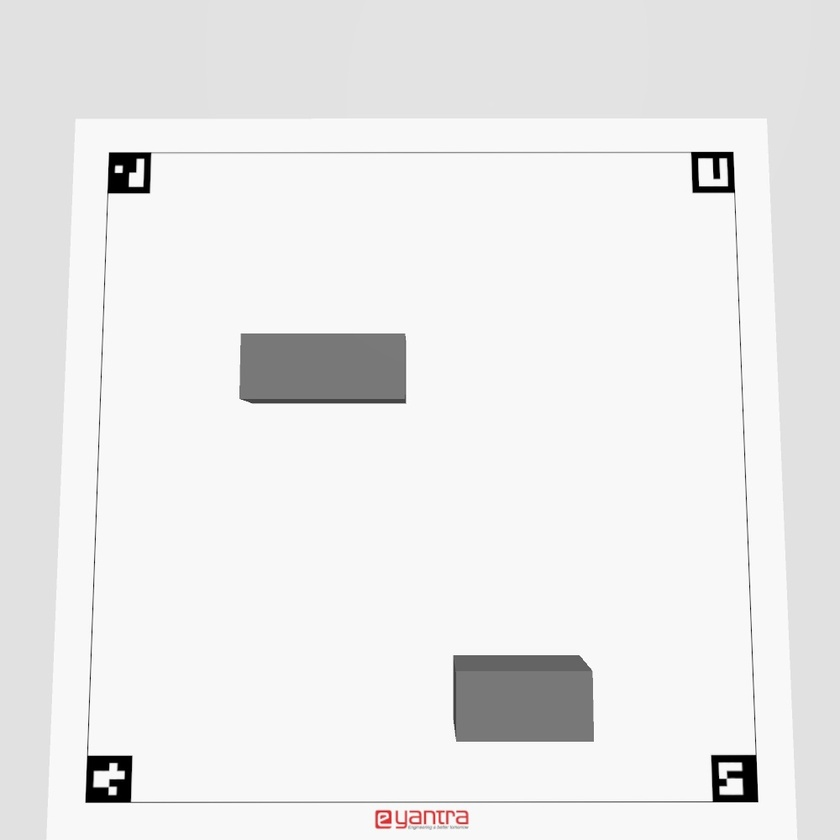
#> input picture task1c/1.jpg, 840 x 840 px, shrunk from 1000 x 1000 before the run
$ python map.py --image 1.jpg
#> lines starting #> are read from the running program, lines starting #| are printed output that depends on the picture; after the words box and inside, x2 and y2 are one past the last pixel; in counts of white or black regions, pixels touching at a corner belong together
import cv2
import numpy as np
import argparse
from cv2 import aruco

def detect_aruco_markers(image):
    # Load the Aruco dictionary and parameters
    aruco_dict = cv2.aruco.getPredefinedDictionary(cv2.aruco.DICT_4X4_250)
    parameters = cv2.aruco.DetectorParameters()

    # Detect Aruco markers
    corners, ids, rejected = cv2.aruco.detectMarkers(image, aruco_dict, parameters=parameters)

    # Check if at least one marker was detected
    if ids is not None:
        print("Detected Aruco markers with IDs:", ids.flatten())
        return corners, ids
    else:
        raise ValueError("No Aruco markers detected!")

def find_obstacles(transformed_image):
    # Convert the image to grayscale
    gray = cv2.cvtColor(transformed_image, cv2.COLOR_BGR2GRAY)

    # Apply a binary threshold to detect obstacles
    _, binary_image = cv2.threshold(gray, 100, 255, cv2.THRESH_BINARY)

    # Find contours which represent obstacles
    contours, _ = cv2.findContours(binary_image, cv2.RETR_EXTERNAL, cv2.CHAIN_APPROX_SIMPLE)

    # Create a mask for the obstacles
    mask = np.zeros_like(transformed_image)

    # Draw filled contours on the mask
    cv2.drawContours(mask, contours, -1, (255, 255, 255), thickness=cv2.FILLED)

    # Count the number of obstacles and calculate the total area
    num_obstacles = len(contours)
    total_area = sum(cv2.contourArea(contour) for contour in contours)

    return mask, num_obstacles, total_area

def save_results(detected_ids, num_obstacles, total_area):
    # Save the results to a .txt file
    with open("output.txt", "w") as f:
        f.write(f"Detected Aruco IDs: {detected_ids}\n")
        f.write(f"Number of Obstacles Detected: {num_obstacles}\n")
        f.write(f"Total Area Covered by Obstacles: {total_area}\n")

def main():
    # Argument parser to take the image path from the command line
    parser = argparse.ArgumentParser()
    parser.add_argument("--image", required=True, help="Path to the input image")
    args = parser.parse_args()

    # Load the image
    image = cv2.imread(args.image)
#> image is the input picture: shape (840, 840, 3); mean B, G, R 235.1, 235.1, 235.2
    if image is None:
        raise FileNotFoundError(f"Could not read image {args.image}")

    # Detect Aruco markers
    corners, ids = detect_aruco_markers(image)
#> in detect_aruco_markers, `corners, ids, rejected = cv2.aruco.detectMarkers(image, aruco_dict, pa..`: corners = ([[757, 800], [714, 801], [712, 757], [754, 756]], [[128, 801], [86, 800], [89, 756], [131, 757]], [[734, 190], [694, 191], [692, 153], [731, 152]], [[148, 191], [109, 192], [109, 154], [149, 153]]); ids = [90, 95, 85, 80]; rejected = ([[733, 152], [758, 801], [85, 802], [109, 152]], [[241, 333], [404, 333], [405, 403], [241, 399]], [[453, 655], [579, 655], [593, 741], [456, 741]], [[114, 164], [124, 165], [123, 173], [113, 173]], [[113, 179], [122, 178], [123, 186], [114, 187]])
#| Detected Aruco markers with IDs: [90 95 85 80]
#> ids = [90, 95, 85, 80]

    # Create a mask with only obstacles
    obstacle_mask, num_obstacles, total_area = find_obstacles(image)
#> in find_obstacles, `_, binary_image = cv2.threshold(gray, 100, 255, cv2.THRESH_BINARY)`:
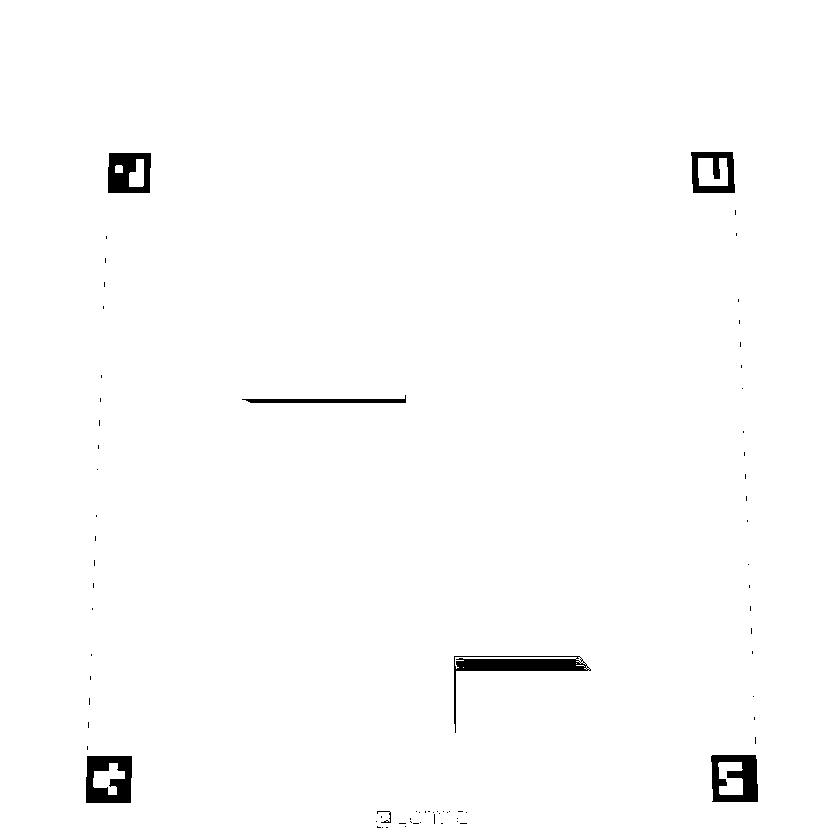
#> binary_image: shape (840, 840); 98.9% white; 74 black regions (67 under 20 px), largest, box (x1, y1, x2, y2) and area: (454, 656, 591, 733) 1789, (86, 756, 132, 803) 1571, (711, 755, 758, 802) 1502
#> in find_obstacles, `contours, _ = cv2.findContours(binary_image, cv2.RETR_EXTERNAL, cv2.CH..`: contours = [[[0, 0], [0, 839], [839, 839], [839, 0]]]
#> in find_obstacles, `cv2.drawContours(mask, contours, -1, (255, 255, 255), thickness=cv2.FI..`: mask: shape (840, 840, 3); every value is 255
#> in find_obstacles, `num_obstacles = len(contours)`: num_obstacles = 1
#> in find_obstacles, `total_area = sum(cv2.contourArea(contour) for contour in contours)`: total_area = 703921
#> num_obstacles = 1; total_area = 703921

    # Save the obstacle mask as an image
    cv2.imwrite("obstacle_mask.jpg", obstacle_mask)
    print("Obstacle mask saved as obstacle_mask.jpg")

    # Save the results in a text file
    save_results(ids.flatten(), num_obstacles, total_area)
    print(f"Results saved in output.txt")

if __name__ == "__main__":
    main()
